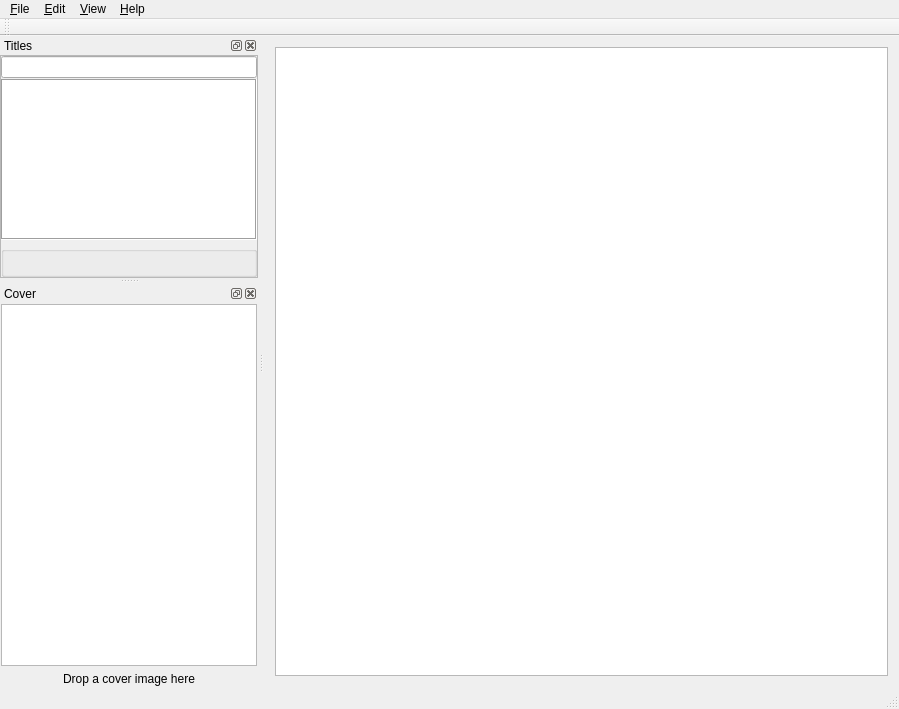
<?xml version="1.0" encoding="UTF-8"?>
<ui version="4.0">
 <class>MainWindow</class>
 <widget class="QMainWindow" name="MainWindow">
  <property name="geometry">
   <rect>
    <x>0</x>
    <y>0</y>
    <width>899</width>
    <height>709</height>
   </rect>
  </property>
  <property name="windowTitle">
   <string>Comic Collector</string>
  </property>
  <widget class="QWidget" name="centralWidget">
   <layout class="QVBoxLayout" name="verticalLayout_4">
    <item>
     <widget class="ComicList" name="issueList">
      <property name="sizePolicy">
       <sizepolicy hsizetype="MinimumExpanding" vsizetype="Expanding">
        <horstretch>0</horstretch>
        <verstretch>0</verstretch>
       </sizepolicy>
      </property>
      <property name="minimumSize">
       <size>
        <width>600</width>
        <height>0</height>
       </size>
      </property>
      <property name="selectionMode">
       <enum>QAbstractItemView::ContiguousSelection</enum>
      </property>
      <property name="wordWrap">
       <bool>false</bool>
      </property>
      <attribute name="horizontalHeaderStretchLastSection">
       <bool>true</bool>
      </attribute>
      <attribute name="verticalHeaderVisible">
       <bool>true</bool>
      </attribute>
      <attribute name="verticalHeaderDefaultSectionSize">
       <number>18</number>
      </attribute>
      <attribute name="verticalHeaderMinimumSectionSize">
       <number>18</number>
      </attribute>
     </widget>
    </item>
   </layout>
  </widget>
  <widget class="QMenuBar" name="menuBar">
   <property name="geometry">
    <rect>
     <x>0</x>
     <y>0</y>
     <width>899</width>
     <height>22</height>
    </rect>
   </property>
   <widget class="QMenu" name="menu_File">
    <property name="title">
     <string>&amp;File</string>
    </property>
    <addaction name="action_New"/>
    <addaction name="action_Open"/>
    <addaction name="action_Close"/>
    <addaction name="separator"/>
    <addaction name="action_Exit"/>
   </widget>
   <widget class="QMenu" name="menu_Edit">
    <property name="title">
     <string>&amp;Edit</string>
    </property>
    <addaction name="action_AddComics"/>
    <addaction name="separator"/>
    <addaction name="action_Undo"/>
    <addaction name="action_Redo"/>
    <addaction name="separator"/>
    <addaction name="action_Cut"/>
    <addaction name="action_Copy"/>
    <addaction name="action_Paste"/>
    <addaction name="action_Delete"/>
   </widget>
   <widget class="QMenu" name="menu_Help">
    <property name="title">
     <string>&amp;Help</string>
    </property>
    <addaction name="action_About"/>
    <addaction name="action_AboutQt"/>
   </widget>
   <widget class="QMenu" name="menu_View">
    <property name="title">
     <string>&amp;View</string>
    </property>
    <addaction name="action_ShowOwnedIssues"/>
    <addaction name="action_ShowWantedIssues"/>
    <addaction name="action_ShowSoldIssues"/>
    <addaction name="action_ShowUntrackedIssues"/>
   </widget>
   <addaction name="menu_File"/>
   <addaction name="menu_Edit"/>
   <addaction name="menu_View"/>
   <addaction name="menu_Help"/>
  </widget>
  <widget class="QToolBar" name="mainToolBar">
   <attribute name="toolBarArea">
    <enum>TopToolBarArea</enum>
   </attribute>
   <attribute name="toolBarBreak">
    <bool>false</bool>
   </attribute>
  </widget>
  <widget class="QStatusBar" name="statusBar"/>
  <widget class="QDockWidget" name="dockWidget">
   <property name="sizePolicy">
    <sizepolicy hsizetype="Preferred" vsizetype="Preferred">
     <horstretch>0</horstretch>
     <verstretch>0</verstretch>
    </sizepolicy>
   </property>
   <property name="minimumSize">
    <size>
     <width>258</width>
     <height>165</height>
    </size>
   </property>
   <property name="features">
    <set>QDockWidget::AllDockWidgetFeatures</set>
   </property>
   <property name="allowedAreas">
    <set>Qt::LeftDockWidgetArea|Qt::RightDockWidgetArea</set>
   </property>
   <property name="windowTitle">
    <string>Titles</string>
   </property>
   <attribute name="dockWidgetArea">
    <number>1</number>
   </attribute>
   <widget class="QWidget" name="dockWidgetContents">
    <layout class="QVBoxLayout" name="verticalLayout_2">
     <property name="spacing">
      <number>0</number>
     </property>
     <property name="margin">
      <number>0</number>
     </property>
     <item>
      <widget class="QFrame" name="frame">
       <property name="sizePolicy">
        <sizepolicy hsizetype="Preferred" vsizetype="Expanding">
         <horstretch>0</horstretch>
         <verstretch>0</verstretch>
        </sizepolicy>
       </property>
       <property name="frameShape">
        <enum>QFrame::StyledPanel</enum>
       </property>
       <property name="frameShadow">
        <enum>QFrame::Raised</enum>
       </property>
       <layout class="QVBoxLayout" name="verticalLayout">
        <property name="margin">
         <number>0</number>
        </property>
        <item>
         <widget class="QWidget" name="widget" native="true">
          <layout class="QVBoxLayout" name="verticalLayout_3">
           <property name="spacing">
            <number>1</number>
           </property>
           <property name="margin">
            <number>0</number>
           </property>
           <item>
            <widget class="TimedLineEdit" name="filterEdit">
             <property name="acceptDrops">
              <bool>false</bool>
             </property>
            </widget>
           </item>
           <item>
            <widget class="SeriesList" name="comicTitles">
             <property name="sizePolicy">
              <sizepolicy hsizetype="Preferred" vsizetype="Expanding">
               <horstretch>0</horstretch>
               <verstretch>0</verstretch>
              </sizepolicy>
             </property>
             <property name="minimumSize">
              <size>
               <width>200</width>
               <height>100</height>
              </size>
             </property>
             <property name="frameShape">
              <enum>QFrame::Box</enum>
             </property>
             <property name="horizontalScrollBarPolicy">
              <enum>Qt::ScrollBarAlwaysOff</enum>
             </property>
             <property name="editTriggers">
              <set>QAbstractItemView::NoEditTriggers</set>
             </property>
             <property name="alternatingRowColors">
              <bool>true</bool>
             </property>
             <property name="selectionMode">
              <enum>QAbstractItemView::SingleSelection</enum>
             </property>
             <property name="selectionBehavior">
              <enum>QAbstractItemView::SelectRows</enum>
             </property>
             <property name="showGrid">
              <bool>false</bool>
             </property>
             <property name="wordWrap">
              <bool>false</bool>
             </property>
             <property name="cornerButtonEnabled">
              <bool>false</bool>
             </property>
             <attribute name="horizontalHeaderVisible">
              <bool>false</bool>
             </attribute>
             <attribute name="horizontalHeaderDefaultSectionSize">
              <number>27</number>
             </attribute>
             <attribute name="horizontalHeaderStretchLastSection">
              <bool>true</bool>
             </attribute>
             <attribute name="verticalHeaderVisible">
              <bool>false</bool>
             </attribute>
             <attribute name="verticalHeaderDefaultSectionSize">
              <number>18</number>
             </attribute>
             <attribute name="verticalHeaderMinimumSectionSize">
              <number>18</number>
             </attribute>
            </widget>
           </item>
          </layout>
         </widget>
        </item>
        <item>
         <widget class="SeriesDetail" name="groupBox"/>
        </item>
       </layout>
      </widget>
     </item>
    </layout>
   </widget>
  </widget>
  <widget class="QDockWidget" name="dockWidget_2">
   <property name="sizePolicy">
    <sizepolicy hsizetype="Preferred" vsizetype="Preferred">
     <horstretch>0</horstretch>
     <verstretch>0</verstretch>
    </sizepolicy>
   </property>
   <property name="minimumSize">
    <size>
     <width>258</width>
     <height>403</height>
    </size>
   </property>
   <property name="features">
    <set>QDockWidget::AllDockWidgetFeatures</set>
   </property>
   <property name="windowTitle">
    <string>Cover</string>
   </property>
   <attribute name="dockWidgetArea">
    <number>1</number>
   </attribute>
   <widget class="QWidget" name="dockWidgetContents_2">
    <layout class="QVBoxLayout" name="verticalLayout_5">
     <property name="margin">
      <number>1</number>
     </property>
     <item>
      <widget class="CoverViewer" name="coverView">
       <property name="minimumSize">
        <size>
         <width>256</width>
         <height>359</height>
        </size>
       </property>
      </widget>
     </item>
     <item>
      <widget class="QLabel" name="coverLink">
       <property name="sizePolicy">
        <sizepolicy hsizetype="Preferred" vsizetype="Fixed">
         <horstretch>0</horstretch>
         <verstretch>0</verstretch>
        </sizepolicy>
       </property>
       <property name="text">
        <string>Drop a cover image here</string>
       </property>
       <property name="alignment">
        <set>Qt::AlignCenter</set>
       </property>
       <property name="openExternalLinks">
        <bool>true</bool>
       </property>
       <property name="textInteractionFlags">
        <set>Qt::LinksAccessibleByKeyboard|Qt::LinksAccessibleByMouse</set>
       </property>
      </widget>
     </item>
    </layout>
   </widget>
  </widget>
  <action name="action_New">
   <property name="text">
    <string>&amp;New</string>
   </property>
   <property name="shortcut">
    <string>Ctrl+N</string>
   </property>
  </action>
  <action name="action_Open">
   <property name="text">
    <string>&amp;Open...</string>
   </property>
   <property name="shortcut">
    <string>Ctrl+O</string>
   </property>
  </action>
  <action name="action_Close">
   <property name="text">
    <string>&amp;Close</string>
   </property>
   <property name="shortcut">
    <string>Ctrl+F4</string>
   </property>
  </action>
  <action name="action_Exit">
   <property name="text">
    <string>E&amp;xit</string>
   </property>
  </action>
  <action name="action_AddComics">
   <property name="text">
    <string>&amp;Add Comics...</string>
   </property>
   <property name="shortcut">
    <string>Ctrl+Shift+A</string>
   </property>
  </action>
  <action name="action_About">
   <property name="text">
    <string>&amp;About...</string>
   </property>
  </action>
  <action name="action_AboutQt">
   <property name="text">
    <string>About &amp;Qt...</string>
   </property>
  </action>
  <action name="action_Cut">
   <property name="text">
    <string>Cu&amp;t</string>
   </property>
   <property name="shortcut">
    <string>Ctrl+X</string>
   </property>
  </action>
  <action name="action_Copy">
   <property name="text">
    <string>&amp;Copy</string>
   </property>
   <property name="shortcut">
    <string>Ctrl+C</string>
   </property>
  </action>
  <action name="action_Paste">
   <property name="text">
    <string>&amp;Paste</string>
   </property>
   <property name="shortcut">
    <string>Ctrl+V</string>
   </property>
  </action>
  <action name="action_Undo">
   <property name="text">
    <string>&amp;Undo</string>
   </property>
   <property name="shortcut">
    <string>Ctrl+Z</string>
   </property>
  </action>
  <action name="action_Redo">
   <property name="text">
    <string>&amp;Redo</string>
   </property>
   <property name="shortcut">
    <string>Ctrl+Y</string>
   </property>
  </action>
  <action name="action_ShowOwnedIssues">
   <property name="checkable">
    <bool>true</bool>
   </property>
   <property name="checked">
    <bool>true</bool>
   </property>
   <property name="text">
    <string>Show Owned Issues</string>
   </property>
  </action>
  <action name="action_ShowWantedIssues">
   <property name="checkable">
    <bool>true</bool>
   </property>
   <property name="checked">
    <bool>true</bool>
   </property>
   <property name="text">
    <string>Show Wanted Issues</string>
   </property>
  </action>
  <action name="action_ShowUntrackedIssues">
   <property name="checkable">
    <bool>true</bool>
   </property>
   <property name="text">
    <string>Show Untracked Issues</string>
   </property>
  </action>
  <action name="action_ShowSoldIssues">
   <property name="checkable">
    <bool>true</bool>
   </property>
   <property name="checked">
    <bool>true</bool>
   </property>
   <property name="text">
    <string>Show Sold Issues</string>
   </property>
  </action>
  <action name="action_Delete">
   <property name="text">
    <string>&amp;Delete</string>
   </property>
  </action>
 </widget>
 <layoutdefault spacing="6" margin="11"/>
 <customwidgets>
  <customwidget>
   <class>TimedLineEdit</class>
   <extends>QLineEdit</extends>
   <header>timedlineedit.h</header>
   <slots>
    <signal>timedEdit(QString)</signal>
   </slots>
  </customwidget>
  <customwidget>
   <class>SeriesList</class>
   <extends>QTableView</extends>
   <header>serieslist.h</header>
   <slots>
    <signal>seriesSelected(int)</signal>
    <slot>filterList(QString)</slot>
   </slots>
  </customwidget>
  <customwidget>
   <class>SeriesDetail</class>
   <extends>QGroupBox</extends>
   <header>seriesdetail.h</header>
   <container>1</container>
   <slots>
    <slot>setSeries(int)</slot>
   </slots>
  </customwidget>
  <customwidget>
   <class>ComicList</class>
   <extends>QTableView</extends>
   <header>comiclist.h</header>
  </customwidget>
  <customwidget>
   <class>CoverViewer</class>
   <extends>QGraphicsView</extends>
   <header>coverwidget.h</header>
  </customwidget>
 </customwidgets>
 <tabstops>
  <tabstop>issueList</tabstop>
 </tabstops>
 <resources/>
 <connections>
  <connection>
   <sender>filterEdit</sender>
   <signal>timedEdit(QString)</signal>
   <receiver>comicTitles</receiver>
   <slot>filterList(QString)</slot>
   <hints>
    <hint type="sourcelabel">
     <x>42</x>
     <y>65</y>
    </hint>
    <hint type="destinationlabel">
     <x>71</x>
     <y>187</y>
    </hint>
   </hints>
  </connection>
  <connection>
   <sender>comicTitles</sender>
   <signal>seriesSelected(int)</signal>
   <receiver>groupBox</receiver>
   <slot>setSeries(int)</slot>
   <hints>
    <hint type="sourcelabel">
     <x>148</x>
     <y>543</y>
    </hint>
    <hint type="destinationlabel">
     <x>123</x>
     <y>617</y>
    </hint>
   </hints>
  </connection>
  <connection>
   <sender>comicTitles</sender>
   <signal>seriesSelected(int)</signal>
   <receiver>issueList</receiver>
   <slot>setSeries(int)</slot>
   <hints>
    <hint type="sourcelabel">
     <x>110</x>
     <y>220</y>
    </hint>
    <hint type="destinationlabel">
     <x>388</x>
     <y>203</y>
    </hint>
   </hints>
  </connection>
 </connections>
</ui>
